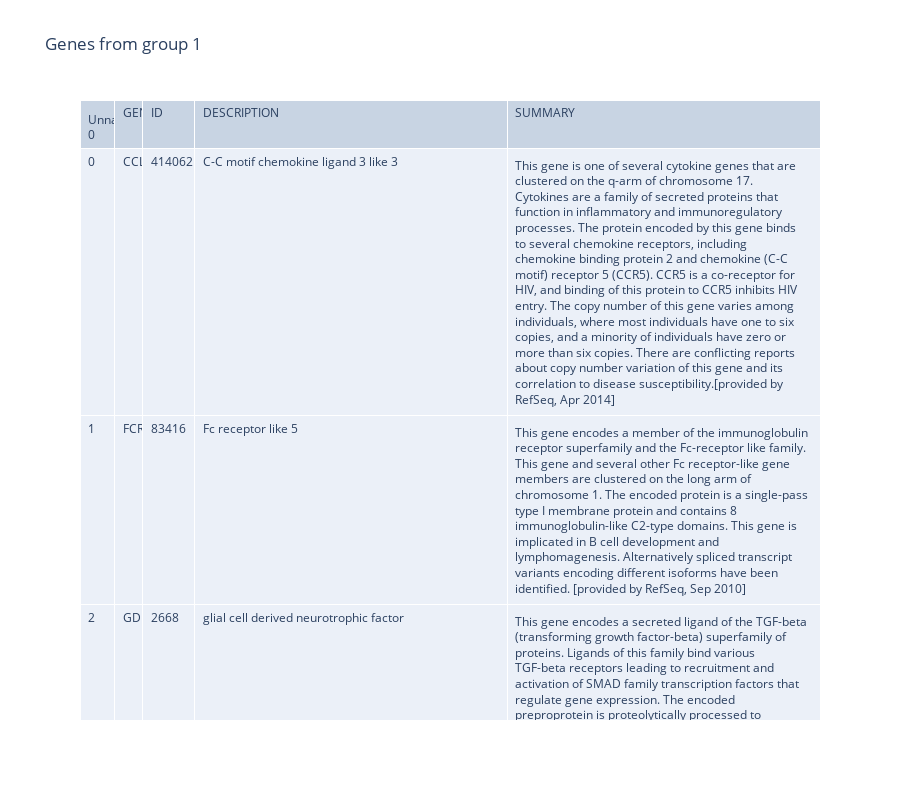

Source (notebook cell):
### Code cell
table(group1_genes, [10, 8, 15, 90], 'Genes from group 1')

### Figure 1 — Plotly figure (JSON) as saved in the notebook; plotly's stock layout.template omitted (floating-point values rounded to 4 significant figures; data arrays with more than 128 entries replaced by an {"elided": "..."} marker saying what was removed)
{"data": [{"cells": {"align": "left", "values": {"elided": "5x291 mixed values"}}, "columnwidth": [10, 8, 15, 90], "header": {"align": "left", "values": ["Unnamed: 0", "GENE_NAME", "ID", "DESCRIPTION", "SUMMARY"]}, "type": "table"}], "layout": {"height": 800, "showlegend": false, "title": {"text": "Genes from group 1"}}}
